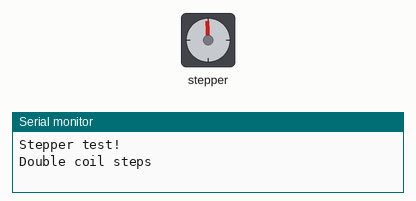
A sketch run on a simulated Arduino Uno, built with avr-gcc and run on an emulated ATmega328P. On the bench: stepper motor, the last lines printed to the serial monitor. Stepper angles assume 200 steps per turn.

Above: at 0.05 s.
At 1.8 s:
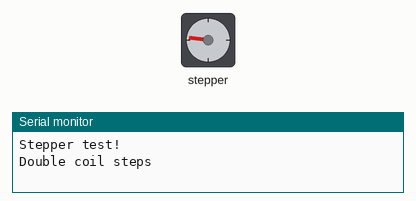
At 3.6 s:
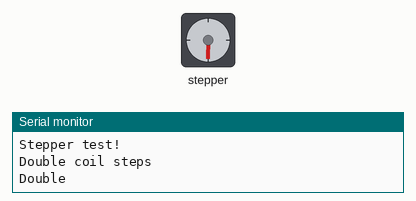
At 7.15 s:
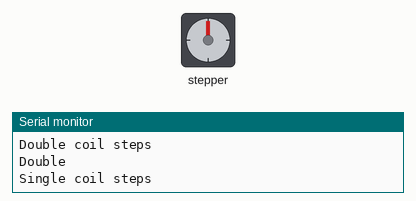
Timing chart, 0 to 9.4 s (numbered marks = the images above):
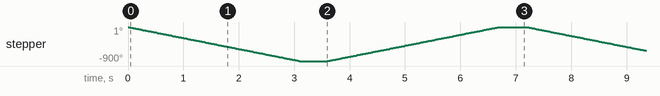

Measured:
- by itself, stepper: turns 900° counter-clockwise in 3.1 s, then 900° clockwise in 3.1 s, repeating every 7.2 s

The sketch:

Stepper_Apr_10_19.ino
```cpp
/*
This is a test sketch for the Adafruit assembled Motor Shield for Arduino v2
It won't work with v1.x motor shields! Only for the v2's with built in PWM
control
For use with the Adafruit Motor Shield v2
---->  http://www.adafruit.com/products/1438
*/


#include <Wire.h>
#include <Adafruit_MotorShield.h>

// Create the motor shield object with the default I2C address
Adafruit_MotorShield AFMS = Adafruit_MotorShield();
// Or, create it with a different I2C address (say for stacking)
// Adafruit_MotorShield AFMS = Adafruit_MotorShield(0x61);

// Connect a stepper motor with 200 steps per revolution (1.8 degree)
// to motor port #2 (M3 and M4)
Adafruit_StepperMotor *myMotor = AFMS.getStepper(200, 2);

boolean pullUp = false;
boolean pullDown = false;

void setup() {
  Serial.begin(9600);           // set up Serial library at 9600 bps
  Serial.println("Stepper test!");

  AFMS.begin();  // create with the default frequency 1.6KHz
  //AFMS.begin(1000);  // OR with a different frequency, say 1KHz

  myMotor->setSpeed(50);  // 10 rpm
}

void loop() {
myMotor->release();

if (pullUp == false) {
 doubleCoilStepper();
 pullUp = true;
 pullDown = false;
 delay(500);
 Serial.println("Double");
}
if (pullDown == false) {
 singleCoilStepper();
 pullUp = false;
 pullDown = true;
 delay(500);
 Serial.println("Single");
}


//  Serial.println("Double coil steps");
//  myMotor->step(300, FORWARD, DOUBLE);
//  myMotor->step(300, BACKWARD, DOUBLE);
//
//  Serial.println("Interleave coil steps");
//  myMotor->step(300, FORWARD, INTERLEAVE);
//  myMotor->step(300, BACKWARD, INTERLEAVE);
//
//  Serial.println("Microstep steps");
//  myMotor->step(50, FORWARD, MICROSTEP);
//  myMotor->step(50, BACKWARD, MICROSTEP);

}


void singleCoilStepper()
{
 Serial.println("Single coil steps");
 myMotor->step(500, FORWARD, DOUBLE);
 }

void doubleCoilStepper()
{
  Serial.println("Double coil steps");
  myMotor->step(500, BACKWARD, DOUBLE);
}
```
